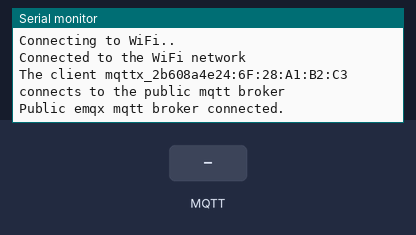
Bench run of a sketch on a simulated ESP32. On the bench: the last lines printed to the serial monitor. The inputs (shaded band) are chosen by the test bench. WiFi joins after 1.5 s; servers stay silent unless stated; no MQTT or app messages arrive unless stated.

Above: at 2.7 s.
2.8 s: MQTT message "1" arrives on the first subscribed topic
At 3.4 s:
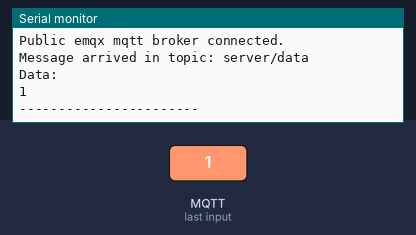
4.3 s: MQTT message "on" arrives on the first subscribed topic
At 5.5 s:
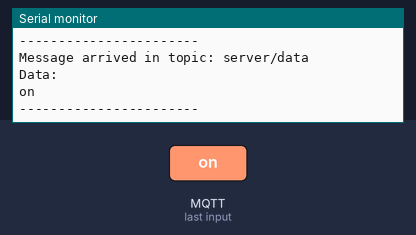
5.8 s: MQTT message "off" arrives on the first subscribed topic
At 6.9 s:
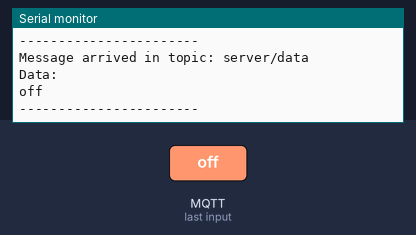

Measured:
- after the input at 2.8 s, the serial monitor: prints a new line at once (image 1)
- after the input at 4.3 s, the serial monitor: prints a new line at once (image 2)
- after the input at 5.8 s, the serial monitor: prints a new line at once (image 3)

The sketch:

esp32_server_connection.ino
```cpp
#include <WiFi.h>
#include <PubSubClient.h>

// WiFi
const char *ssid = "Fibertel WiFi839 2.4Ghz"; // Enter your WiFi name
const char *password = "00496026574";  // Enter WiFi password

// MQTT Broker
const char *mqtt_broker = "broker.emqx.io";
const char *server_topic = "server/data";
const char *esp32_topic = "esp32/data";
const char *mqtt_username = "ciaa_tdp";
const char *mqtt_password = "c144_tdp";
const int mqtt_port = 1883;

WiFiClient espClient;
PubSubClient client(espClient);

void setup() {
 // Set software serial baud to 115200;
 Serial.begin(115200);
 // connecting to a WiFi network
 WiFi.begin(ssid, password);
 while (WiFi.status() != WL_CONNECTED) {
     delay(500);
     Serial.println("Connecting to WiFi..");
 }
 Serial.println("Connected to the WiFi network");
 //connecting to a mqtt broker
 client.setServer(mqtt_broker, mqtt_port);
 client.setCallback(callback);
 while (!client.connected()) {
     String client_id = "mqttx_2b608a4e";
     client_id += String(WiFi.macAddress());
     Serial.printf("The client %s connects to the public mqtt broker\n", client_id.c_str());
     if (client.connect(client_id.c_str(), mqtt_username, mqtt_password)) {
         Serial.println("Public emqx mqtt broker connected.");
     } else {
         Serial.print("Failed with state ");
         Serial.print(client.state());
         Serial.println();
         Serial.println("-----------------------");
         delay(2000);
     }
 }
 // publish and subscribe
 client.publish(esp32_topic, "{\"msg\": \"ESP32 Connected\"}");
 client.subscribe(server_topic);
}

void callback(char *topic, byte *payload, unsigned int length) {
 Serial.print("Message arrived in topic: ");
 Serial.println(topic);
 int i;
 char data[length];
 for (i = 0; i < length; i++) {
     data[i] = (char) payload[i];
 }
 data[i] = '\0';
 Serial.printf("Data: \n%s\n", data);
 client.publish(esp32_topic, data);
 Serial.println();
 Serial.println("-----------------------");
}

void loop() {
 client.loop();
}
```
